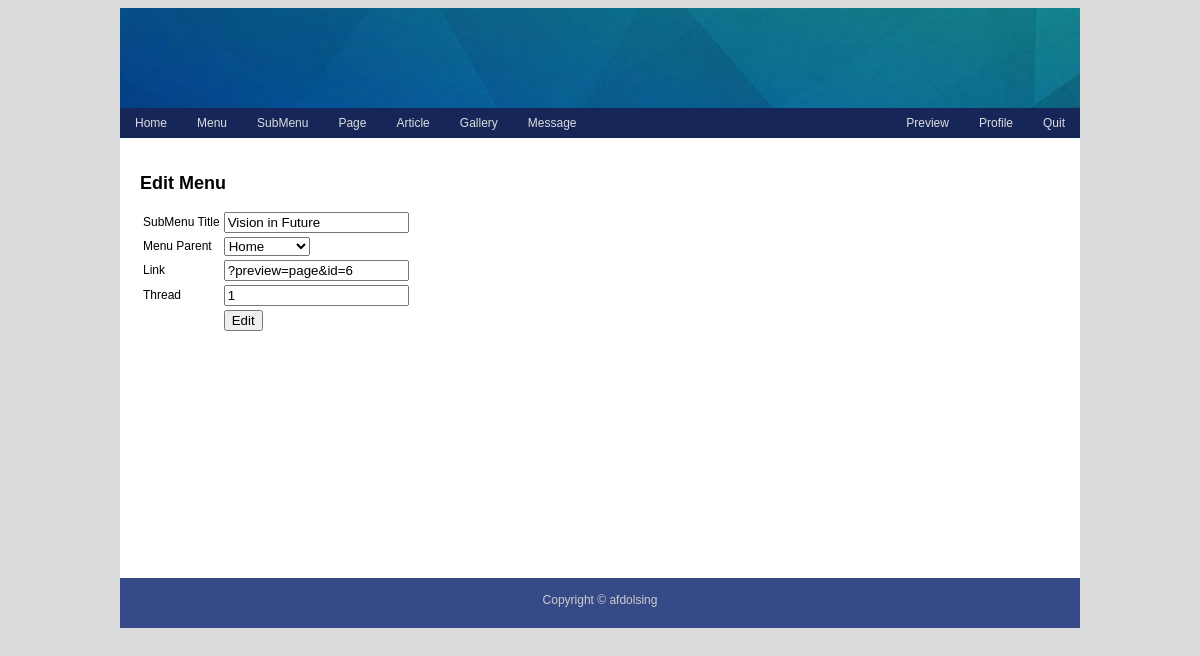
/admin/admin.php?preview=submenu_edit&id=4 (signed in), run on the app's committed database.
### tables this page shows
CREATE TABLE `blog_submenu` (
  `submenu_id` int(5) NOT NULL,
  `menu_id` int(5) NOT NULL,
  `title` varchar(50) NOT NULL,
  `link` varchar(50) NOT NULL,
  `thread` int(5) NOT NULL
);

### admin/submenu/submenu_edit.php (the view, shortened to what this page needs)
<?php
$sql = mysqli_query($conn, "SELECT * FROM blog_submenu WHERE submenu_id='$_GET[id]'");
$data = mysqli_fetch_array($sql);
?>
<h2>Edit Menu</h2>
<form action="" method="POST">
    <table>
        <tr>
            <td>SubMenu Title</td>
            <td><input type="text" name="title" value="<?= $data['title']; ?>"></td>
        </tr>
        <tr>
            <td>Menu Parent</td>
            <td>
                <select name="parent">
                    <?php
                    $sqlmenu = mysqli_query($conn, "SELECT * FROM blog_menu");
                    while($datamenu = mysqli_fetch_array($sqlmenu)){
                        if($datamenu['menu_id']== $data['menu_id']){
                            echo "<option value='$datamenu[menu_id]'>$datamenu[title]</option>";
                        }else{
                            echo "<option value='$datamenu[menu_id]'>$datamenu[title]</option>";
                        }
                    }
                    ?>
                </select>
            </td>
        </tr>
        <tr>
            <td>Link</td>
            <td><input type="text" name="link" value="<?= $data['link']; ?>"></td>
        </tr>
        <tr>
            <td>Thread</td>
            <td><input type="text" name="thread" value="<?= $data['thread']; ?>"></td>
        </tr>
        <tr>
            <td></td>
            <td><button type="submit" name="edit">Edit</button></td>
        </tr>
    </table>
</form>

### css/admin.css (style rules this page uses)
body { background: gainsboro; font: 12px arial; }

### data on the page
blog_submenu: title "Vision in Future", link "?preview=page&id=6", thread "1"

### other printed values
form field parent "Home"
